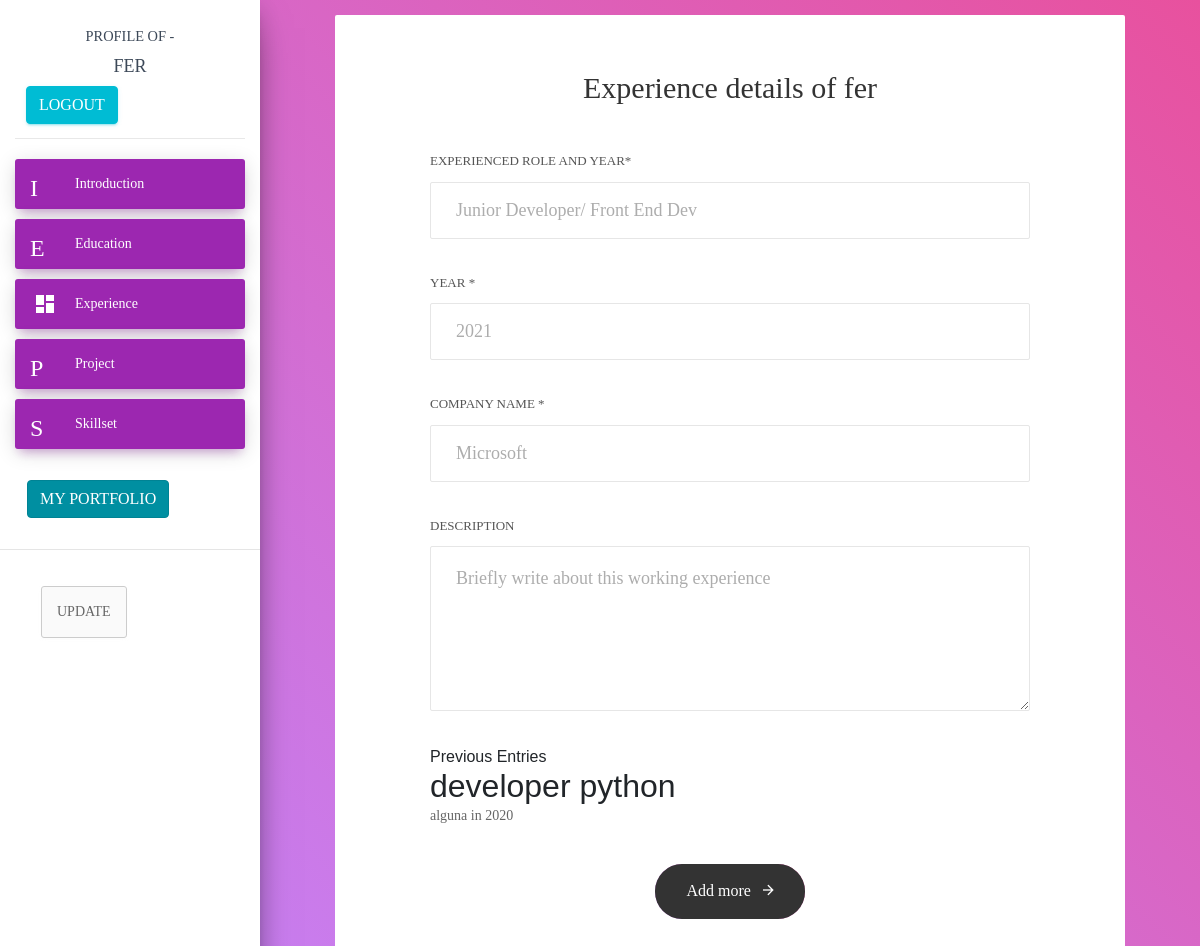
The app's page /create/experience (signed in) with its own data.
### user_interface/models.py (models this page shows, shortened)
class User(AbstractUser):
    pass

class ExperienceModel(models.Model):
    user = models.ForeignKey(User, default=None, blank=True, null=True, on_delete=models.CASCADE)
    title = models.CharField(max_length=50, blank=True, null=True)
    the_year = models.CharField(max_length=50, blank=True, null=True)
    institute = models.CharField(max_length=200, blank=True, null=True)
    description = models.TextField(blank=True, null=True)
    class Meta:
        ordering = ['-the_year']

### user_interface/views.py (the view)
# urls.py: path("create/experience", views.expForm_createView, name='experience'),
@login_required(login_url='login')
def expForm_createView(request, *args, **kwargs):
    template_name = 'user_interface/experience_create.html'
    context = {}
    user = request.user
    if not user.is_authenticated:
        user = "admin"
    bioProfile = User.objects.get(username = user)
    experience_qs = ExperienceModel.objects.filter(user = bioProfile).all()
    experience_serializer = experienceSerializer(experience_qs, many=True)
    if request.method == 'POST':
        exp_form = ExperienceForm(request.POST or None)
        if exp_form.is_valid():
            exp_form.save(commit=False)
            exp_form.user = user
            exp_form.save(request = request)
    else:
        exp_form = ExperienceForm()
    context = {
        'user': user,
        'expFORM': ExperienceForm(),
        "experience": experience_serializer.data,
    }
    return render(request, template_name, context)

### user_interface/forms.py (shortened to what this page needs)
class  ExperienceForm(forms.ModelForm):
    class Meta:
        model = ExperienceModel
        fields = ["title", "the_year", "institute", "description"]
        labels = {'title': 'Position', 'the_year': "Year", 'institute': "Company Name" }

### templates/user_interface/experience_create.html (shortened to what this page needs)
{% extends "user_interface/layout_create.html" %}
{% load widget_tweaks %}
{% load static %}
{% block body %}
	<div class="container-contact100">
		<div class="wrap-contact100">
			<form class="contact100-form validate-form" enctype="multipart/form-data" method="POST" action="{% url 'experience' %}">
                <span class="contact100-form-title">
                    Experience details of {{ user }}
                </span>
                <br>
                <label class="label-input100" for="first-name">Experienced Role and Year*</label>
                <div class="wrap-input100 validate-input">
                    {% render_field expFORM.title id="first-name" class="input100" type="text" name="title" placeholder="Junior Developer/ Front End Dev" %}
                </div>
                <label class="label-input100" for="first-name">Year  *</label>
                <div class="wrap-input100 validate-input">
                    {% render_field expFORM.the_year class="input100" type="text" name="the_year" placeholder="2021" %}
                </div>
                <label class="label-input100" for="first-name">Company Name  *</label>
                <div class="wrap-input100">
                    {% render_field expFORM.institute class="input100" type="text" name="institute" placeholder="Microsoft" %}
                </div>
                <label class="label-input100" for="message">Description </label>
                <div class="wrap-input100 validate-input">
                    {% render_field expFORM.description id="message" class="input100" name="description" rows="5" placeholder="Briefly write about this working experience " %}
                </div>
                <br><br>
                <ol>
                    Previous Entries
                    {% for item in experience %}
                        <li><h2>{{ item.title }}</h2></li>
                        <li><p>{{ item.institute }} in {{ item.the_year }}</p></li>
                        <br>
                    {% endfor %}
                </ol>
				<div class="container-contact100-form-btn">
                    <a href="{% url 'project' %}">
					<button class="contact100-form-btn" type="submit">
						<span>
                            Add more
							<i class="zmdi zmdi-arrow-right m-l-8"></i>
						</span>
					</button></a>
				</div>
			</form>
		</div>
	</div>
{% endblock %}

### templates/user_interface/layout_create.html (shortened to what this page needs)
{% load widget_tweaks %}
<!DOCTYPE html>{% load static %}
<html lang="en">
<head>
  <link rel="stylesheet" href="https://maxcdn.bootstrapcdn.com/font-awesome/latest/css/font-awesome.min.css">
  <link href="{% static 'createForm/css/material-dashboard.css' %}" rel="stylesheet" />
	<link rel="stylesheet" type="text/css" href="{% static 'createForm/vendor/bootstrap/css/bootstrap.min.css'%}">
	<link rel="stylesheet" type="text/css" href="{% static 'createForm/fonts/font-awesome-4.7.0/css/font-awesome.min.css'%}">
	<link rel="stylesheet" type="text/css" href="{% static 'createForm/fonts/iconic/css/material-design-iconic-font.min.css'%}">
	<link rel="stylesheet" type="text/css" href="{% static 'createForm/vendor/animate/animate.css'%}">
	<link rel="stylesheet" type="text/css" href="{% static 'createForm/vendor/css-hamburgers/hamburgers.min.css'%}">
	<link rel="stylesheet" type="text/css" href="{% static 'createForm/vendor/animsition/css/animsition.min.css'%}">
	<link rel="stylesheet" type="text/css" href="{% static 'createForm/vendor/select2/select2.min.css'%}">
	<link rel="stylesheet" type="text/css" href="{% static 'createForm//daterangepicker/daterangepicker.css'%}">
	<link rel="stylesheet" type="text/css" href="{% static 'createForm/css/util.css' %}">
	<link rel="stylesheet" type="text/css" href="{% static 'createForm/css/main.css' %}">
</head>
<body>
  <div class="wrapper ">
    <div class="sidebar" data-color="purple" data-background-color="white">
      <div class="logo">
        <a href="#" class="simple-text logo-mini">
          <small>Profile of - </small>
          <br>
          {{ user }}
        </a>
        <a href="{% url 'logout' %}" class="btn btn-info" style="margin: 0;margin-left: 10%; "> Logout </a>
      </div>
      <div class="sidebar-wrapper">
        <ul class="nav">
          <li class="nav-item active  ">
            <a class="nav-link" href="{% url 'information' %}">
              <i class="material-icons">Introduction</i>
              <p style="color: #fff;">Introduction</p>
            </a>
          </li>
          <li class="nav-item active  ">
            <a class="nav-link" href="{% url 'education' %}">
              <i class="material-icons">Education</i>
              <p style="color: #fff;">Education</p>
            </a>
          </li>
          <li class="nav-item active  ">
            <a class="nav-link" href="{% url 'experience' %}">
              <i class="material-icons">dashboard</i>
              <p style="color: #fff;">Experience</p>
            </a>
          </li>
          <li class="nav-item active  ">
            <a class="nav-link" href="{% url 'project' %}">
              <i class="material-icons">Project</i>
              <p style="color: #fff;">Project</p>
            </a>
          </li>
          <li class="nav-item active  ">
            <a class="nav-link" href="{% url 'skillset' %}">
              <i class="material-icons">Skillset</i>
              <p style="color: #fff;">Skillset</p>
            </a>
          </li>
          <div style="margin: 10%">
            <a href="{% url 'portfolio' user %}" class="btn btn-info nav-item active  ">My Portfolio </a>
          </div>
          <hr>
          <li class="nav-item active  ">
            <div style="margin: 10%">
              <a href="{% url 'update_information' %}" class="btn btn-secondary">
                <p>UPDATE</p>
              </a>
            </div>
          </li>
        </ul>
      </div>
    </div>
    <div class="main-panel">
      {% block body %}
      {% endblock %}
</body>
</html>

### static/createForm/css/main.css (style rules this page uses)
* { margin: 0px; padding: 0px; box-sizing: border-box; }
body, html { height: 100%; font-family: Raleway-SemiBold, sans-serif; }
a { font-family: Raleway-SemiBold; font-size: 14px; line-height: 1.7; color: #666666; margin: 0px; transition: all 0.4s; -webkit-transition: all 0.4s; -o-transition: all 0.4s; -moz-transition: all 0.4s; }
h1,h2,h3,h4,h5,h6 { margin: 0px; }
p { font-family: Raleway-SemiBold; font-size: 14px; line-height: 1.7; color: #666666; margin: 0px; }
ul, li { margin: 0px; list-style-type: none; }
input { outline: none; border: none; }
textarea { outline: none; border: none; }
label { display: block; margin: 0; }
button { outline: none !important; border: none; background: transparent; }
.container-contact100 { width: 100%; min-height: 100vh; display: -webkit-box; display: -webkit-flex; display: -moz-box; display: -ms-flexbox; display: flex; flex-wrap: wrap; justify-content: center; align-items: center; padding: 15px; background: #d867c6; background: -webkit-linear-gradient(45deg, #c77ff2, #e8519e); background: -o-linear-gradient(45deg, #c77ff2, #e8519e); background: -moz-linear-gradient(45deg, #c77ff2, #e8519e); background: linear-gradient(45deg, #c77ff2, #e8519e); }
.wrap-contact100 { width: 790px; background: #fff; border-radius: 2px; padding: 55px 95px 68px 95px; }
.contact100-form { width: 100%; display: -webkit-box; display: -webkit-flex; display: -moz-box; display: -ms-flexbox; display: flex; flex-wrap: wrap; justify-content: space-between; }
.contact100-form-title { width: 100%; display: block; font-family: Raleway-Black; font-size: 30px; color: #333333; line-height: 1.2; text-align: center; padding-bottom: 45px; }
.wrap-input100 { width: 100%; position: relative; border: 1px solid #e6e6e6; border-radius: 2px; margin-bottom: 34px }
.label-input100 { font-family: Raleway-SemiBold; font-size: 13px; color: #555555; line-height: 1.5; text-transform: uppercase; width: 100%; padding-bottom: 11px; }
.input100 { display: block; width: 100%; background: transparent; font-family: Raleway-SemiBold; font-size: 18px; color: #333333; line-height: 1.2; padding: 0 25px; }
input.input100 { height: 55px; }
textarea.input100 { min-height: 162px; padding-top: 19px; padding-bottom: 15px; }
.container-contact100-form-btn { width: 100%; display: -webkit-box; display: -webkit-flex; display: -moz-box; display: -ms-flexbox; display: flex; flex-wrap: wrap; justify-content: center; margin-top: -4px; }
.contact100-form-btn { font-family: Raleway-Bold; font-size: 16px; color: #fff; line-height: 1.2; display: -webkit-box; display: -webkit-flex; display: -moz-box; display: -ms-flexbox; display: flex; justify-content: center; align-items: center; padding: 0 20px; min-width: 150px; height: 55px; border-radius: 27px; background: #d867c6; background: -webkit-linear-gradient(45deg, #c77ff2, #e8519e); background: -o-linear-gradient(45deg, #c77ff2, #e8519e); background: -moz-linear-gradient(45deg, #c77ff2, #e8519e); background: linear-gradient(45deg, #c77ff2, #e8519e); position: relative; z-index: 1; -webkit-transition: all 0.4s; -o-transition: all 0.4s; -moz-transition: all 0.4s; transition: all 0.4s; }
.contact100-form-btn::before { content: ""; display: block; position: absolute; z-index: -1; border-radius: 27px; width: 100%; height: 100%; top: 0; left: 0; background: #333333; opacity: 1; -webkit-transition: all 0.4s; -o-transition: all 0.4s; -moz-transition: all 0.4s; transition: all 0.4s; }
.contact100-form-btn i { -webkit-transition: all 0.4s; -o-transition: all 0.4s; -moz-transition: all 0.4s; transition: all 0.4s; }
.validate-input { position: relative; }

### records on screen
User: username "FER", username "fer"
ExperienceModel: title "developer python", institute "alguna", the_year "2020"
